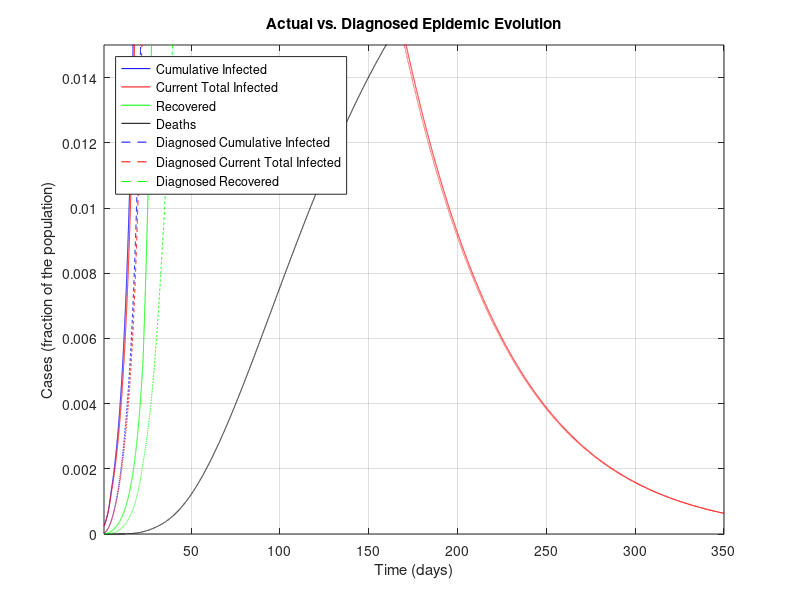
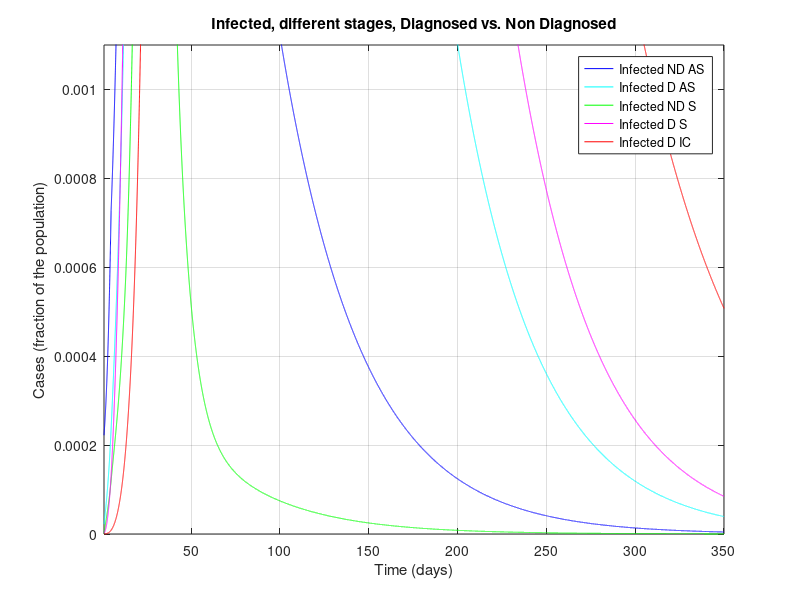
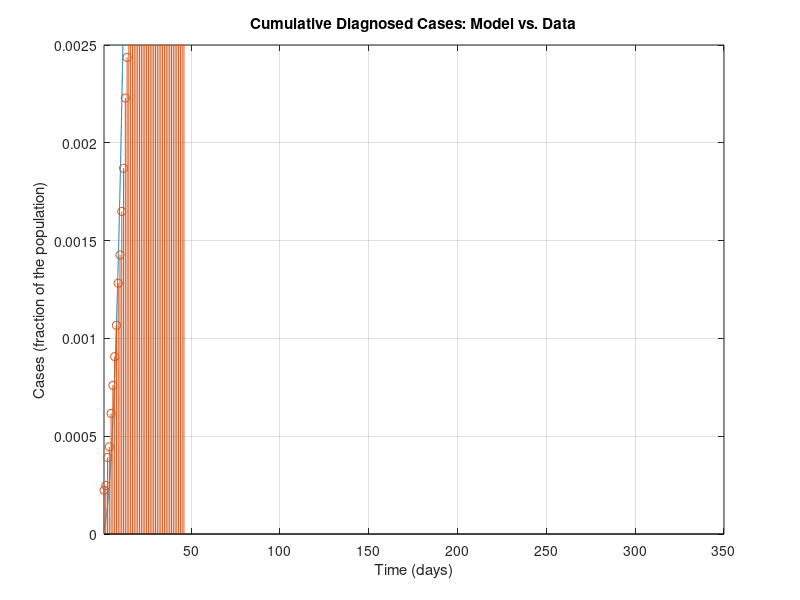
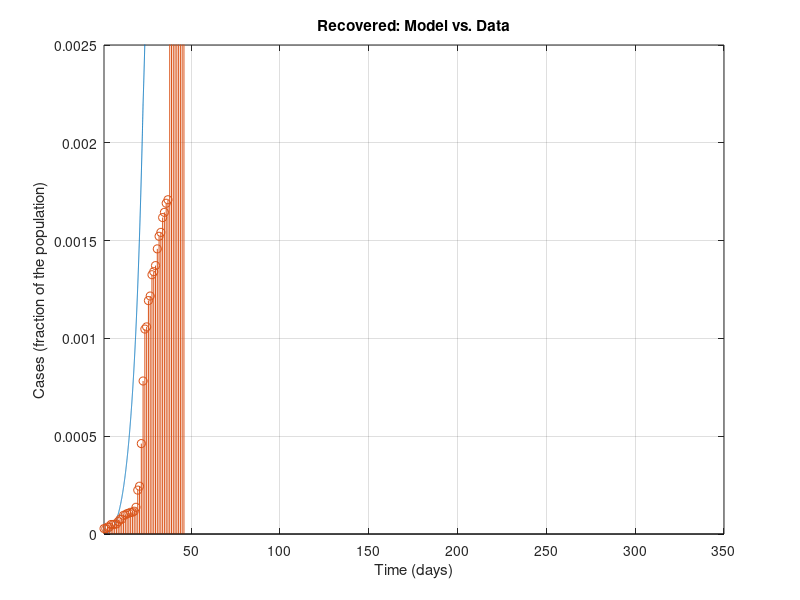

MATLAB code to generate these figures, in order:
%%%%%%%%%%%%%%%%%%%%%%%%%%%%%%%%%%%%%%%%
%%%%%%%%%%%%%%%%%%%%%%%%%%%%%%%%%%%%%%%%
% MATLAB Code for epidemic simulations with the SIDARTHE model in the work
%
% Modelling the COVID-19 epidemic and implementation of population-wide interventions in Italy
% by Giulia Giordano, Franco Blanchini, Raffaele Bruno, Patrizio Colaneri, Alessandro Di Filippo, Angela Di Matteo, Marta Colaneri
%
% Giulia Giordano, April 5, 2020
% Contact: giulia.giordano@unitn.it
%%%%%%%%%%%%%%%%%%%%%%%%%%%%%%%%%%%%%%%%
%%%%%%%%%%%%%%%%%%%%%%%%%%%%%%%%%%%%%%%%

clear all
close all
clc

%%%%%%%%%%%%%%%%%%%%%%%%%%%%%%%%%%%%%%%%
% DATA
%%%%%%%%%%%%%%%%%%%%%%%%%%%%%%%%%%%%%%%%

% Pernambuco population
popolazione=9e5;

% Data 26 February - 11 April (46 days):
% Total Cases
% D+R+T+E+H_diagnosticati
CasiTotali=[201 223 352 401 555 684 816 960 1154 1284 1484 1683 2006 2193 2459 2690 2908 3298 3604 3999 4507 4898 5358 5724 6194 6876 7334 8145 8643 8863 9325 9881 10824 11587 12470 13275 13768 14309 14901 15588 16209 18488 19452 20094 21242 22560]/popolazione;

% Deaths
% E
Deceduti=[21 30 34 46 56 65 72 85 102 115 143 160 186 205 216 234 260 282 312 352 381 415 450 508 538 565 603 628 652 691 749 803 845 927 972 1047 1087 1157 1224 1298 1381 1461 1516 1640 1741 1834]/popolazione;

% Recovered
% H_diagnosticati
Guariti=[25 25 32 32 44 44 45 46 57 68 68 86 88 94 96 100 100 105 123 202 220 416 704 943 953 1074 1095 1193 1207 1235 1312 1370 1388 1456 1480 1522 1538 2466 2600 2752 2807 2924 2969 2991 3043 3158]/popolazione;

% Data 23 February - 5 April (from day 4 to day 46)
% Currently positive: isolated at home
% D
Isolamento_domiciliare=[87 101 166 189 246 359 443 548 708 773 942 1095 1359 1510 1749 1924 2101 2367 2591 1857 1988 1864 1684 1508 1552 1626 1748 1894 2028 2040 2091 2133 2307 2334 2412 2477 2499 2370 1566 1462 1508 1734 1788 1830 1917 1962]/popolazione;

% Currently positive: hospitalised
% R
Ricoverati_sintomi=[49 44 94 110 180 185 222 241 232 265 263 277 303 313 334 334 334 334 444 446 545 598 660 718 799 904 1027 1116 1237 1281 1368 1446 1542 1661 1763 1879 2008 2132 2249 2456 2622 2904 3188 3402 3558 3835]/popolazione;

% Currently positive: ICU
% T
Terapia_intensiva=[19 23 26 24 29 31 34 40 55 63 68 65 70 71 74 74 74 74 134 172 182 192 190 181 203 202 212 216 220 223 221 221 220 221 222 231 236 238 237 237 236 235 242 240 241 229]/popolazione;

% Currently Positive (RT-PCR)
% D+R+T
Positivi=[155 168 286 323 455 575 699 829 995 1101 1273 1437 1732 1894 2157 2332 2509 2775 3169 2475 2715 2654 2534 2407 2554 2732 2987 3226 3485 3544 3680 3800 4069 4216 4397 4587 4743 4740 4052 4155 4366 4873 5218 5472 5716 6026]/popolazione;

%%%%%%%%%%%%%%%%%%%%%%%%%%%%%%%%%%%%%%%%
% PARAMETERS
%%%%%%%%%%%%%%%%%%%%%%%%%%%%%%%%%%%%%%%%

% Simulation horizon: CAN BE MODIFIED AT ONE'S WILL PROVIDED THAT IT IS AT
% LEAST EQUAL TO THE NUMBER OF DAYS FOR WHICH DATA ARE AVAILABLE
Orizzonte = 350;

% Plot yes/no: SET TO 1 IF PDF FIGURES MUST BE GENERATED, 0 OTHERWISE
plotPDF=0;

% Time-step for Euler discretisation of the continuous-time system
step=0.01;

% Transmission rate due to contacts with UNDETECTED asymptomatic infected
alfa=0.57;
% Transmission rate due to contacts with DETECTED asymptomatic infected
beta=0.0114;
% Transmission rate due to contacts with UNDETECTED symptomatic infected
gamma=0.456;
% Transmission rate due to contacts with DETECTED symptomatic infected
delta=0.0114;

% Detection rate for ASYMPTOMATIC
epsilon=0.171;
% Detection rate for SYMPTOMATIC
theta=0.3705;

% Worsening rate: UNDETECTED asymptomatic infected becomes symptomatic
zeta=0.1254;
% Worsening rate: DETECTED asymptomatic infected becomes symptomatic
eta=0.1254;

% Worsening rate: UNDETECTED symptomatic infected develop life-threatening
% symptoms
mu=0.0171;
% Worsening rate: DETECTED symptomatic infected develop life-threatening
% symptoms
nu=0.0274;

% Mortality rate for infected with life-threatening symptoms
tau=0.01;

% Recovery rate for undetected asymptomatic infected
lambda=0.0342;
% Recovery rate for detected asymptomatic infected
rho=0.0342;
% Recovery rate for undetected symptomatic infected
kappa=0.0171;
% Recovery rate for detected symptomatic infected
xi=0.0171;
% Recovery rate for life-threatened symptomatic infected
sigma=0.0171;


%%%%%%%%%%%%%%%%%%%%%%%%%%%%%%%%%%%%%%%%
% DEFINITIONS
%%%%%%%%%%%%%%%%%%%%%%%%%%%%%%%%%%%%%%%%

% Parameters
r1=epsilon+zeta+lambda;
r2=eta+rho;
r3=theta+mu+kappa;
r4=nu+xi;
r5=sigma+tau;

% Initial R0
R0_iniziale=alfa/r1+beta*epsilon/(r1*r2)+gamma*zeta/(r1*r3)+delta*eta*epsilon/(r1*r2*r4)+delta*zeta*theta/(r1*r3*r4)

% Time horizon
t=1:step:Orizzonte;

% Vectors for time evolution of variables
S=zeros(1,length(t));
I=zeros(1,length(t));
D=zeros(1,length(t));
A=zeros(1,length(t));
R=zeros(1,length(t));
T=zeros(1,length(t));
H=zeros(1,length(t));
H_diagnosticati=zeros(1,length(t)); % DIAGNOSED recovered only!
E=zeros(1,length(t));

% Vectors for time evolution of actual/perceived Case Fatality Rate
M=zeros(1,length(t));
P=zeros(1,length(t));

%%%%%%%%%%%%%%%%%%%%%%%%%%%%%%%%%%%%%%%%
% INITIAL CONDITIONS
%%%%%%%%%%%%%%%%%%%%%%%%%%%%%%%%%%%%%%%%

I(1)=200/popolazione;
D(1)=20/popolazione;
A(1)=1/popolazione;
R(1)=2/popolazione;
T(1)=0.00;
H(1)=0.00;
E(1)=0.00;
S(1)=1-I(1)-D(1)-A(1)-R(1)-T(1)-H(1)-E(1);

% DIAGNOSED recovered only
H_diagnosticati(1) = 0.00;
% Actual currently infected
Infetti_reali(1)=I(1)+D(1)+A(1)+R(1)+T(1);

M(1)=0;
P(1)=0;

% Whole state vector
x=[S(1);I(1);D(1);A(1);R(1);T(1);H(1);E(1);H_diagnosticati(1);Infetti_reali(1)];

%%%%%%%%%%%%%%%%%%%%%%%%%%%%%%%%%%%%%%%%
% SIMULATION
%%%%%%%%%%%%%%%%%%%%%%%%%%%%%%%%%%%%%%%%

% "Control" binary variables to compute the new R0 every time a policy has
% changed the parameters
plottato=0;
plottato1=0;
plottato_bis=0;
plottato_tris=0;
plottato_quat=0;

for i=2:length(t)

    % Day 4
    if (i>4/step)
        % Basic social distancing (awareness, schools closed)
        alfa=0.4218;
        gamma=0.285;
        beta=0.0057;
        delta=0.0057;

        % Compute the new R0
        if plottato == 0
            r1=epsilon+zeta+lambda;
            r2=eta+rho;
            r3=theta+mu+kappa;
            r4=nu+xi;
            r5=sigma+tau;
            R0_primemisure=alfa/r1+beta*epsilon/(r1*r2)+gamma*zeta/(r1*r3)+delta*eta*epsilon/(r1*r2*r4)+delta*zeta*theta/(r1*r3*r4)
            plottato = 1;
        end
    end

    % Day 12
    if (i>12/step)
        % Screening limited to / focused on symptomatic subjects
        epsilon=0.1425;

        if plottato1 == 0
            r1=epsilon+zeta+lambda;
            r2=eta+rho;
            r3=theta+mu+kappa;
            r4=nu+xi;
            r5=sigma+tau;
            R0_primemisureeps=alfa/r1+beta*epsilon/(r1*r2)+gamma*zeta/(r1*r3)+delta*eta*epsilon/(r1*r2*r4)+delta*zeta*theta/(r1*r3*r4)
            plottato1 = 1;
        end
    end

    % Day 22
    if (i>22/step)

        % Social distancing: lockdown, mild effect
        alfa=0.36;
        beta=0.005;
        gamma=0.2;
        delta=0.005;

        mu=0.008;
        nu=0.015;

        zeta=0.034;
        eta=0.034;

        lambda=0.08;
        rho=0.0171;
        kappa=0.0171;
        xi=0.0171;
        sigma=0.0171;

        % Compute the new R0
        if plottato_bis == 0
            r1=epsilon+zeta+lambda;
            r2=eta+rho;
            r3=theta+mu+kappa;
            r4=nu+xi;
            r5=sigma+tau;
            R0_secondemisure=(alfa*r2*r3*r4+epsilon*beta*r3*r4+gamma*zeta*r2*r4+delta*eta*epsilon*r3+delta*zeta*theta*r2)/(r1*r2*r3*r4)
            plottato_bis = 1;
        end
    end

    % Day 28
    if (i>28/step)
        % Social distancing: lockdown, strong effect
        alfa=0.21;
        gamma=0.11;

        % Compute the new R0
        if plottato_tris == 0
            r1=epsilon+zeta+lambda;
            r2=eta+rho;
            r3=theta+mu+kappa;
            r4=nu+xi;
            r5=sigma+tau;
            R0_terzemisure=(alfa*r2*r3*r4+epsilon*beta*r3*r4+gamma*zeta*r2*r4+delta*eta*epsilon*r3+delta*zeta*theta*r2)/(r1*r2*r3*r4)
            plottato_tris = 1;
        end
    end

    % Day 38
    if (i>38/step)
        % Broader diagnosis campaign
        epsilon=0.2;
        rho=0.02;
        kappa=0.02;
        xi=0.02;
        sigma=0.01;

        zeta=0.025;
        eta=0.025;

        % Compute the new R0
        if plottato_quat == 0
            r1=epsilon+zeta+lambda;
            r2=eta+rho;
            r3=theta+mu+kappa;
            r4=nu+xi;
            r5=sigma+tau;
            R0_quartemisure=(alfa*r2*r3*r4+epsilon*beta*r3*r4+gamma*zeta*r2*r4+delta*eta*epsilon*r3+delta*zeta*theta*r2)/(r1*r2*r3*r4)
            plottato_quat = 1;
        end
    end

    % Compute the system evolution
    B=[-alfa*x(2)-beta*x(3)-gamma*x(4)-delta*x(5) 0 0 0 0 0 0 0 0 0;
        alfa*x(2)+beta*x(3)+gamma*x(4)+delta*x(5) -(epsilon+zeta+lambda) 0 0 0 0 0 0 0 0;
        0 epsilon  -(eta+rho) 0 0 0 0 0 0 0;
        0 zeta 0 -(theta+mu+kappa) 0 0 0 0 0 0;
        0 0 eta theta -(nu+xi) 0 0 0 0 0;
        0 0 0 mu nu  -(sigma+tau) 0 0 0 0;
        0 lambda rho kappa xi sigma 0 0 0 0;
        0 0 0 0 0 tau 0 0 0 0;
        0 0 rho 0 xi sigma 0 0 0 0;
        alfa*x(2)+beta*x(3)+gamma*x(4)+delta*x(5) 0 0 0 0 0 0 0 0 0];
    x=x+B*x*step;

    % Update variables
    S(i)=x(1);
    I(i)=x(2);
    D(i)=x(3);
    A(i)=x(4);
    R(i)=x(5);
    T(i)=x(6);
    H(i)=x(7);
    E(i)=x(8);

    H_diagnosticati(i)=x(9);
    Infetti_reali(i)=x(10);

    % Update Case Fatality Rate
    M(i)=E(i)/(S(1)-S(i));
    P(i)=E(i)/((epsilon*r3+(theta+mu)*zeta)*(I(1)+S(1)-I(i)-S(i))/(r1*r3)+(theta+mu)*(A(1)-A(i))/r3);

end

%%%%%%%%%%%%%%%%%%%%%%%%%%%%%%%%%%%%%%%%
% FINAL VALUES
%%%%%%%%%%%%%%%%%%%%%%%%%%%%%%%%%%%%%%%%

% Variables
Sbar=S(length(t));
Ibar=I(length(t));
Dbar=D(length(t));
Abar=A(length(t));
Rbar=R(length(t));
Tbar=T(length(t));
Hbar=H(length(t));
Ebar=E(length(t));

% Case fatality rate
Mbar=M(length(t));
Pbar=P(length(t));

% Case fatality rate from formulas
Mbar1=Ebar/(S(1)-Sbar);
Pbar1=Ebar/((epsilon*r3+(theta+mu)*zeta)*(I(1)+S(1)-Sbar-Ibar)/(r1*r3)+(theta+mu)*(A(1)-Abar)/r3);

%%%%%%%%%%%%%%%%%%%%%%%%%%%%%%%%%%%%%%%%
% FIGURES
%%%%%%%%%%%%%%%%%%%%%%%%%%%%%%%%%%%%%%%%

figure
plot(t,Infetti_reali,'b',t,I+D+A+R+T,'r',t,H,'g',t,E,'k')
hold on
plot(t,D+R+T+E+H_diagnosticati,'--b',t,D+R+T,'--r',t,H_diagnosticati,'--g')
xlim([t(1) t(end)])
ylim([0 0.015])
title('Actual vs. Diagnosed Epidemic Evolution')
xlabel('Time (days)')
ylabel('Cases (fraction of the population)')
legend({'Cumulative Infected','Current Total Infected', 'Recovered', 'Deaths','Diagnosed Cumulative Infected','Diagnosed Current Total Infected', 'Diagnosed Recovered'},'Location','northwest')
grid

if plotPDF==1
    set(gcf, 'PaperUnits', 'centimeters');
    set(gcf, 'PaperPosition', [0 0 24 16]);
    set(gcf, 'PaperSize', [24 16]); % dimension on x axis and y axis resp.
    print(gcf,'-dpdf', ['PanoramicaEpidemiaRealevsPercepita.pdf'])
end
%

figure
plot(t,I,'b',t,D,'c',t,A,'g',t,R,'m',t,T,'r')
xlim([t(1) t(end)])
ylim([0 1.1e-3])
title('Infected, different stages, Diagnosed vs. Non Diagnosed')
xlabel('Time (days)')
ylabel('Cases (fraction of the population)')
legend({'Infected ND AS', 'Infected D AS', 'Infected ND S', 'Infected D S', 'Infected D IC'},'Location','northeast')
grid

if plotPDF==1
    set(gcf, 'PaperUnits', 'centimeters');
    set(gcf, 'PaperPosition', [0 0 24 16]);
    set(gcf, 'PaperSize', [24 16]); % dimension on x axis and y axis resp.
    print(gcf,'-dpdf', ['SuddivisioneInfetti.pdf'])
end

%

figure
plot(t,D+R+T+E+H_diagnosticati)
hold on
stem(t(1:1/step:size(CasiTotali,2)/step),CasiTotali)
xlim([t(1) t(end)])
ylim([0 2.5e-3])
title('Cumulative Diagnosed Cases: Model vs. Data')
xlabel('Time (days)')
ylabel('Cases (fraction of the population)')
grid

if plotPDF==1
    set(gcf, 'PaperUnits', 'centimeters');
    set(gcf, 'PaperPosition', [0 0 16 10]);
    % dimension on x axis and y axis resp.
    set(gcf, 'PaperSize', [16 10]);
    print(gcf,'-dpdf', ['CasiTotali.pdf'])
end
%

figure
plot(t,H_diagnosticati)
hold on
stem(t(1:1/step:size(CasiTotali,2)/step),Guariti)
xlim([t(1) t(end)])
ylim([0 2.5e-3])
title('Recovered: Model vs. Data')
xlabel('Time (days)')
ylabel('Cases (fraction of the population)')
grid

if plotPDF==1
    set(gcf, 'PaperUnits', 'centimeters');
    set(gcf, 'PaperPosition', [0 0 16 10]);
    % dimension on x axis and y axis resp.
    set(gcf, 'PaperSize', [16 10]);
    print(gcf,'-dpdf', ['Guariti_diagnosticati.pdf'])
end
%

figure
plot(t,E)
hold on
stem(t(1:1/step:size(CasiTotali,2)/step),Deceduti)
xlim([t(1) t(end)])
ylim([0 2.5e-3])
title('Deaths: Model vs. Data - NOTE: EXCLUDED FROM FITTING')
xlabel('Time (days)')
ylabel('Cases (fraction of the population)')
grid

if plotPDF==1
    set(gcf, 'PaperUnits', 'centimeters');
    set(gcf, 'PaperPosition', [0 0 16 10]);
    % dimension on x axis and y axis resp.
    set(gcf, 'PaperSize', [16 10]);
    print(gcf,'-dpdf', ['Morti.pdf'])
end
%

figure
plot(t,D+R+T)
hold on
stem(t(1:1/step:size(CasiTotali,2)/step),Positivi)
xlim([t(1) t(end)])
ylim([0 2.5e-3])
title('Infected: Model vs. Data')
xlabel('Time (days)')
ylabel('Cases (fraction of the population)')
grid

if plotPDF==1
    set(gcf, 'PaperUnits', 'centimeters');
    set(gcf, 'PaperPosition', [0 0 16 10]);
    % dimension on x axis and y axis resp.
    set(gcf, 'PaperSize', [16 10]);
    print(gcf,'-dpdf', ['Positivi_diagnosticati.pdf'])
end
%

figure
plot(t,D)
hold on
stem(t(1+3/step:1/step:1+(size(Ricoverati_sintomi,2)+2)/step),Isolamento_domiciliare)
xlim([t(1) t(end)])
ylim([0 2.5e-3])
title('Infected, No Symptoms: Model vs. Data')
xlabel('Time (days)')
ylabel('Cases (fraction of the population)')
grid

if plotPDF==1
    set(gcf, 'PaperUnits', 'centimeters');
    set(gcf, 'PaperPosition', [0 0 16 10]);
    % dimension on x axis and y axis resp.
    set(gcf, 'PaperSize', [16 10]);
    print(gcf,'-dpdf', ['InfettiAsintomatici_diagnosticati.pdf'])
end
%

figure
plot(t,R)
hold on
stem(t(1+3/step:1/step:1+(size(Ricoverati_sintomi,2)+2)/step),Ricoverati_sintomi)
xlim([t(1) t(end)])
ylim([0 2.5e-3])
title('Infected, Symptoms: Model vs. Data')
xlabel('Time (days)')
ylabel('Cases (fraction of the population)')
grid

if plotPDF==1
    set(gcf, 'PaperUnits', 'centimeters');
    set(gcf, 'PaperPosition', [0 0 16 10]);
    % dimension on x axis and y axis resp.
    set(gcf, 'PaperSize', [16 10]);
    print(gcf,'-dpdf', ['InfettiSintomatici_diagnosticati_ricoverati.pdf'])
end
%

figure
plot(t,D+R)
hold on
stem(t(1+3/step:1/step:1+(size(Ricoverati_sintomi,2)+2)/step),Isolamento_domiciliare+Ricoverati_sintomi)
xlim([t(1) t(end)])
ylim([0 2.5e-3])
title('Infected, No or Mild Symptoms: Model vs. Data')
xlabel('Time (days)')
ylabel('Cases (fraction of the population)')
grid

if plotPDF==1
    set(gcf, 'PaperUnits', 'centimeters');
    set(gcf, 'PaperPosition', [0 0 16 10]);
    % dimension on x axis and y axis resp.
    set(gcf, 'PaperSize', [16 10]);
    print(gcf,'-dpdf', ['InfettiNonGravi_diagnosticati.pdf'])
end

%

figure
plot(t,T)
hold on
stem(t(1+3/step:1/step:1+(size(Ricoverati_sintomi,2)+2)/step),Terapia_intensiva)
xlim([t(1) t(end)])
ylim([0 2.5e-3])
title('Infected, Life-Threatening Symptoms: Model vs. Data')
xlabel('Time (days)')
ylabel('Cases (fraction of the population)')
grid

if plotPDF==1
    set(gcf, 'PaperUnits', 'centimeters');
    set(gcf, 'PaperPosition', [0 0 16 10]);
    % dimension on x axis and y axis resp.
    set(gcf, 'PaperSize', [16 10]);
    print(gcf,'-dpdf', ['InfettiSintomatici_diagnosticati_terapiaintensiva.pdf'])
end
